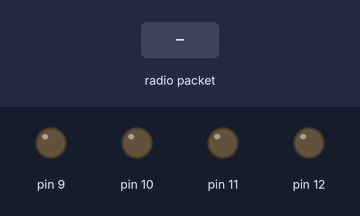
This sketch was run on a simulated Arduino Uno, built with avr-gcc and run on an emulated ATmega328P. On the bench: output pins drawn as LEDs (lit = HIGH). Inputs (shaded band) come from the test bench. No radio packets arrive unless stated; what the sketch prints to the serial monitor is not drawn.

Above: at 1.2 s.
1.3 s: radio packet "1" arrives
At 2.0 s:
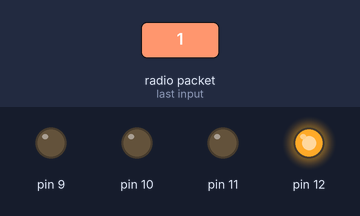
2.8 s: radio packet "2" arrives
At 3.2 s:
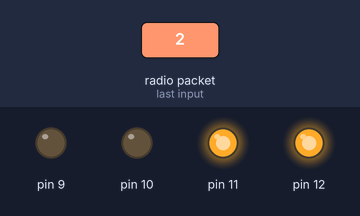
4.3 s: radio packet "3" arrives
At 5.5 s:
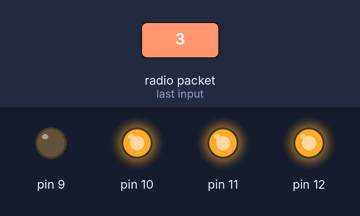
5.8 s: radio packet "4" arrives
At 6.7 s:
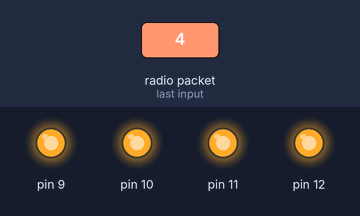
7.3 s: radio packet "0" arrives
At 7.8 s:
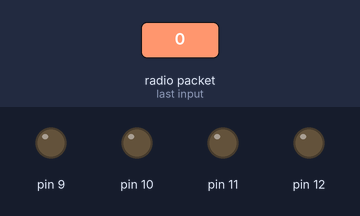
8.8 s: radio packet "2" arrives
At 10.1 s:
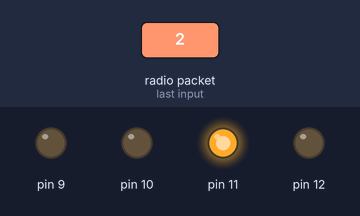
Timing chart, 0 to 11.3 s (numbered marks = the images above; inputs shaded):
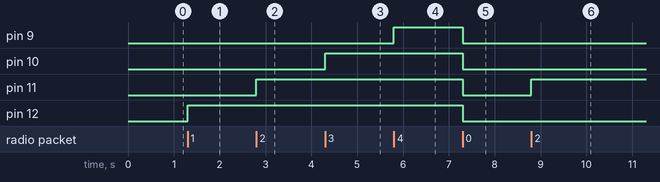

The sketch:

Receiver.ino
```cpp
#include <VirtualWire.h> // khai báo thư viện VirtualWire
#include <AFMotor.h>
byte msg[VW_MAX_MESSAGE_LEN];// biến lưu dữ liệu nhận được
byte msgLen = VW_MAX_MESSAGE_LEN;
char forward[1] = {1};
/*
AF_DCMotor motor1(1, MOTOR12_1KHZ);
AF_DCMotor motor2(2, MOTOR12_1KHZ);
AF_DCMotor motor3(3, MOTOR34_1KHZ);
AF_DCMotor motor4(4, MOTOR34_1KHZ);
*/


void setup()
{
  Serial.begin(115200);
  Serial.println("READY..........");
  vw_setup(2048); // cài đặt tốc độ truyền tín hiệu
  vw_set_rx_pin(2);// cài đặt chân digital để nhận tín hiệu
  vw_rx_start();// bắt đầu nhận tín hiệu

  pinMode(12, OUTPUT);
  pinMode(11, OUTPUT);
  pinMode(10, OUTPUT);
  pinMode(9, OUTPUT);


}


void loop()
{
  if (vw_get_message(msg, &msgLen)) // nếu có tín hiệu được truyền đến
  {
    //Serial.print("got transmition");
  /*  motor1.setSpeed(255);
    motor2.setSpeed(255);
    motor3.setSpeed(255);
    motor4.setSpeed(255);  */
    switch (msg[0])
    {

      case '1':
        {
    /*      motor1.run(FORWARD);
          motor2.run(FORWARD);
          motor3.run(FORWARD);
          motor4.run(FORWARD);  */
          digitalWrite(12, HIGH);
          break;
        }

      case '2':
        {
    /*      motor1.setSpeed(150);
          motor2.setSpeed(150);
          motor3.setSpeed(150);
          motor4.setSpeed(150);
          motor1.run(FORWARD);
          motor2.run(FORWARD);
          motor3.run(BACKWARD);
          motor4.run(BACKWARD);  */
          digitalWrite(11, HIGH);
          break;
        }

      case '3':
        {
     /*     motor1.setSpeed(150);
          motor2.setSpeed(150);
          motor3.setSpeed(150);
          motor4.setSpeed(150);
          motor1.run(BACKWARD);
          motor2.run(BACKWARD);
          motor3.run(FORWARD);
          motor4.run(FORWARD); */
          digitalWrite(10, HIGH);
          break;
        }

      case '4':
        {
      /*    motor1.run(BACKWARD);
          motor2.run(BACKWARD);
          motor3.run(BACKWARD);
          motor4.run(BACKWARD);  */
          digitalWrite(9, HIGH);
          break;
        }


      case '0':
        {
     /*     motor1.setSpeed(70);
          motor2.setSpeed(70);
          motor1.run(FORWARD);
          motor2.run(FORWARD);
          motor3.run(FORWARD);
          motor4.run(FORWARD); */

          digitalWrite(12, LOW);
          digitalWrite(11, LOW);
          digitalWrite(10, LOW);
          digitalWrite(9, LOW);

          break;
        }
    }

  }
  /* else
    {
     motor1.run(RELEASE);
     motor2.run(RELEASE);
     motor3.run(RELEASE);
     motor4.run(RELEASE);
    } */

}
```

Measured:
- after the input at 1.3 s, pin 12: LOW → HIGH at once
- after the input at 2.8 s, pin 11: LOW → HIGH at once
- after the input at 4.3 s, pin 10: LOW → HIGH at once
- after the input at 5.8 s, pin 9: LOW → HIGH at once
- after the input at 7.3 s, pin 9–12: HIGH → LOW at once
- after the input at 8.8 s, pin 11: LOW → HIGH at once
